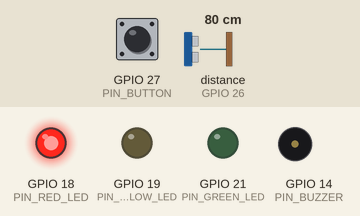
Recording of a sketch running on a simulated ESP32. Parts: output pins drawn as LEDs (lit = HIGH), buzzer (waves = sounding). Wiring (from diagram.json): ultrasonic range finder: trigger GPIO 25; echo GPIO 26. The test bench sets the inputs (shaded band); at power-on: GPIO 27 (PIN_BUTTON) LOW, distance to the obstacle (sensor on GPIO 26) 80 cm. The echo pulse lasts 58.3 µs per cm; WiFi joins after 1.5 s; servers stay silent unless stated; no MQTT or app messages arrive unless stated; pins used as bus, display or sensor lines are not drawn; what the sketch prints to the serial monitor is not drawn.

Above: at 2.9 s.
3.0 s: GPIO 27 (PIN_BUTTON) pulled HIGH for 1 s
At 3.4 s:
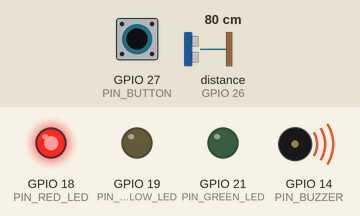
8.7 s: GPIO 27 (PIN_BUTTON) pulled HIGH for 3.2 s
At 12.8 s:
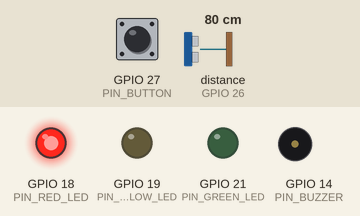
Timing chart, 0 to 14.3 s (numbered marks = the images above; inputs shaded):
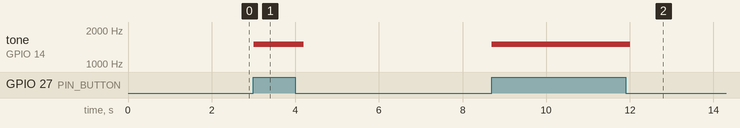

The sketch:

sketch.ino
```cpp
/*
 * FlowSync — ESP32 Virtual IoT Traffic Controller Firmware
 * Intersection: J1 (North-West Intersection)
 * Compatible with Wokwi ESP32 Simulator and Mosquitto MQTT Broker
 */

#include <WiFi.h>
#include <PubSubClient.h>
#include <ArduinoJson.h>

// GPIO Pin Definitions
#define PIN_RED_LED     18
#define PIN_YELLOW_LED  19
#define PIN_GREEN_LED   21
#define PIN_TRIG        25
#define PIN_ECHO        26
#define PIN_BUTTON      27
#define PIN_BUZZER      14

// Intersection & Device Identification
const char* INTERSECTION_ID = "J1";
const char* DEVICE_ID       = "esp32_j1_controller";

// Network & MQTT Configuration
// For Wokwi web simulator, WiFi SSID is "Wokwi-GUEST" with empty password
const char* WIFI_SSID       = "Wokwi-GUEST";
const char* WIFI_PASSWORD   = "";

// MQTT Broker settings (update to your host machine IP or broker URL)
const char* MQTT_BROKER     = "192.168.1.100";  // or host.wokwi.internal
const int   MQTT_PORT       = 1883;
const char* MQTT_USER       = "";
const char* MQTT_PASS       = "";

// MQTT Topics
const char* TOPIC_SENSORS   = "flowsync/intersection/J1/sensors";
const char* TOPIC_SIGNALS   = "flowsync/intersection/J1/signals";
const char* TOPIC_STATUS    = "flowsync/intersection/J1/status";
const char* TOPIC_EMERGENCY = "flowsync/emergency/detected";

WiFiClient espClient;
PubSubClient mqttClient(espClient);

// Timing variables
unsigned long lastSensorPublish = 0;
unsigned long lastStatusPublish = 0;
unsigned long lastButtonPress   = 0;
unsigned long lastReconnectAttempt = 0;
unsigned int reconnectDelaySec  = 1;

const unsigned long SENSOR_INTERVAL_MS = 500;
const unsigned long STATUS_INTERVAL_MS = 10000;
const unsigned long DEBOUNCE_DELAY_MS  = 300;

// Current signal state
bool currentRed    = true;
bool currentYellow = false;
bool currentGreen  = false;
bool emergencyMode = false;

// Function declarations
void setupWiFi();
void reconnectMQTT();
void mqttCallback(char* topic, byte* payload, unsigned int length);
float readUltrasonicDistance();
void publishSensorReading();
void publishStatus(const char* statusMsg);
void handleEmergencyButton();
void applySignalLEDs();

void setup() {
  Serial.begin(115200);
  delay(200);

  Serial.println("\n======================================");
  Serial.println("  FlowSync ESP32 Controller (J1)");
  Serial.println("======================================");

  // Initialize GPIO pins
  pinMode(PIN_RED_LED, OUTPUT);
  pinMode(PIN_YELLOW_LED, OUTPUT);
  pinMode(PIN_GREEN_LED, OUTPUT);
  pinMode(PIN_BUZZER, OUTPUT);
  pinMode(PIN_TRIG, OUTPUT);
  pinMode(PIN_ECHO, INPUT);
  pinMode(PIN_BUTTON, INPUT);  // Ext pulldown or INPUT_PULLUP if inverted

  // Initial LED test (Safe state: RED)
  digitalWrite(PIN_RED_LED, HIGH);
  digitalWrite(PIN_YELLOW_LED, LOW);
  digitalWrite(PIN_GREEN_LED, LOW);
  digitalWrite(PIN_BUZZER, LOW);

  setupWiFi();

  mqttClient.setServer(MQTT_BROKER, MQTT_PORT);
  mqttClient.setCallback(mqttCallback);
}

void loop() {
  if (!mqttClient.connected()) {
    reconnectMQTT();
  } else {
    mqttClient.loop();
  }

  unsigned long now = millis();

  // Read ultrasonic and publish telemetry
  if (now - lastSensorPublish >= SENSOR_INTERVAL_MS) {
    lastSensorPublish = now;
    publishSensorReading();
  }

  // Periodic health/status heartbeat
  if (now - lastStatusPublish >= STATUS_INTERVAL_MS) {
    lastStatusPublish = now;
    publishStatus("online");
  }

  // Check emergency request pushbutton
  handleEmergencyButton();
}

void setupWiFi() {
  Serial.print("Connecting to WiFi: ");
  Serial.println(WIFI_SSID);
  WiFi.mode(WIFI_STA);
  WiFi.begin(WIFI_SSID, WIFI_PASSWORD);

  int attempts = 0;
  while (WiFi.status() != WL_CONNECTED && attempts < 20) {
    delay(500);
    Serial.print(".");
    attempts++;
  }

  if (WiFi.status() == WL_CONNECTED) {
    Serial.println("\nWiFi connected! IP: " + WiFi.localIP().toString());
  } else {
    Serial.println("\nWiFi connection timed out (simulation continues offline)");
  }
}

void reconnectMQTT() {
  unsigned long now = millis();
  if (now - lastReconnectAttempt < (reconnectDelaySec * 1000)) {
    return;
  }
  lastReconnectAttempt = now;

  Serial.print("Attempting MQTT connection to ");
  Serial.print(MQTT_BROKER);
  Serial.print("...");

  if (mqttClient.connect(DEVICE_ID, MQTT_USER, MQTT_PASS, TOPIC_STATUS, 1, true, "{\"status\":\"offline\"}")) {
    Serial.println(" connected!");
    reconnectDelaySec = 1; // Reset backoff

    // Subscribe to traffic signal commands
    mqttClient.subscribe(TOPIC_SIGNALS, 1);
    Serial.print("Subscribed to: ");
    Serial.println(TOPIC_SIGNALS);

    // Announce online
    publishStatus("online");
  } else {
    Serial.print(" failed, rc=");
    Serial.print(mqttClient.state());
    Serial.print(". Next retry in ");
    Serial.print(reconnectDelaySec);
    Serial.println("s");

    // Exponential backoff: 1s -> 2s -> 4s -> 8s -> 16s -> 30s max
    reconnectDelaySec = (reconnectDelaySec >= 30) ? 30 : reconnectDelaySec * 2;
  }
}

void mqttCallback(char* topic, byte* payload, unsigned int length) {
  char message[512];
  if (length >= sizeof(message)) {
    Serial.println("Payload too large, dropping");
    return;
  }
  memcpy(message, payload, length);
  message[length] = '\0';

  Serial.print("[MQTT RX] Topic: ");
  Serial.println(topic);

  StaticJsonDocument<512> doc;
  DeserializationError error = deserializeJson(doc, message);
  if (error) {
    Serial.print("JSON parse failed: ");
    Serial.println(error.c_str());
    return;
  }

  // Parse signal command
  if (strcmp(topic, TOPIC_SIGNALS) == 0) {
    if (doc.containsKey("red"))    currentRed    = doc["red"].as<bool>();
    if (doc.containsKey("yellow")) currentYellow = doc["yellow"].as<bool>();
    if (doc.containsKey("green"))  currentGreen  = doc["green"].as<bool>();

    if (doc.containsKey("emergency_priority")) {
      emergencyMode = doc["emergency_priority"].as<bool>();
      if (emergencyMode) {
        // Alert buzzer chirp
        tone(PIN_BUZZER, 1000, 200);
      }
    }

    applySignalLEDs();
  }
}

void applySignalLEDs() {
  digitalWrite(PIN_RED_LED,    currentRed    ? HIGH : LOW);
  digitalWrite(PIN_YELLOW_LED, currentYellow ? HIGH : LOW);
  digitalWrite(PIN_GREEN_LED,  currentGreen  ? HIGH : LOW);
}

float readUltrasonicDistance() {
  digitalWrite(PIN_TRIG, LOW);
  delayMicroseconds(2);
  digitalWrite(PIN_TRIG, HIGH);
  delayMicroseconds(10);
  digitalWrite(PIN_TRIG, LOW);

  long duration = pulseIn(PIN_ECHO, HIGH, 30000); // 30ms timeout (~5m)
  if (duration <= 0) {
    return 400.0; // Out of range default (400 cm)
  }

  float distanceCm = (duration * 0.0343) / 2.0;
  return distanceCm;
}

void publishSensorReading() {
  float distance = readUltrasonicDistance();
  bool vehicleDetected = (distance < 50.0); // Within 50cm simulates vehicle queue at stopline

  StaticJsonDocument<256> doc;
  doc["schema_version"]   = "1.0";
  doc["event_type"]       = "sensor.reading";
  doc["timestamp"]        = millis();
  doc["intersection_id"]  = INTERSECTION_ID;
  doc["device_id"]        = DEVICE_ID;
  doc["distance_cm"]      = serialized(String(distance, 1));
  doc["vehicle_detected"] = vehicleDetected;

  char buffer[256];
  serializeJson(doc, buffer);

  if (mqttClient.connected()) {
    mqttClient.publish(TOPIC_SENSORS, buffer);
  }
}

void publishStatus(const char* statusMsg) {
  StaticJsonDocument<256> doc;
  doc["schema_version"]  = "1.0";
  doc["event_type"]      = "device.status";
  doc["timestamp"]       = millis();
  doc["intersection_id"] = INTERSECTION_ID;
  doc["device_id"]       = DEVICE_ID;
  doc["status"]          = statusMsg;
  doc["uptime_ms"]       = millis();
  doc["wifi_rssi"]       = WiFi.RSSI();
  doc["ip_address"]      = WiFi.localIP().toString();

  char buffer[256];
  serializeJson(doc, buffer);

  if (mqttClient.connected()) {
    mqttClient.publish(TOPIC_STATUS, buffer, true); // Retained
  }
}

void handleEmergencyButton() {
  int reading = digitalRead(PIN_BUTTON);
  unsigned long now = millis();

  if (reading == HIGH && (now - lastButtonPress > DEBOUNCE_DELAY_MS)) {
    lastButtonPress = now;
    Serial.println("[ALERT] Emergency request pushbutton activated!");

    // Audible feedback
    tone(PIN_BUZZER, 1500, 300);

    StaticJsonDocument<256> doc;
    doc["schema_version"]       = "1.0";
    doc["event_type"]           = "emergency.detected";
    doc["timestamp"]            = now;
    doc["intersection_id"]      = INTERSECTION_ID;
    doc["device_id"]            = DEVICE_ID;
    doc["source"]               = "iot_manual_button";
    doc["vehicle_type"]         = "ambulance";
    doc["requested_corridor"]   = "north_to_south";

    char buffer[256];
    serializeJson(doc, buffer);

    if (mqttClient.connected()) {
      mqttClient.publish(TOPIC_EMERGENCY, buffer, 1);
      Serial.println("Published emergency priority request to MQTT");
    }
  }
}
```

Measured:
- after the input at 3.0 s, tone on GPIO 14 (PIN_BUZZER): silent → 1500 Hz at once, → silent 1.2 s later
- after the input at 8.7 s, tone on GPIO 14 (PIN_BUZZER): silent → 1500 Hz at once, → silent 3.3 s later
